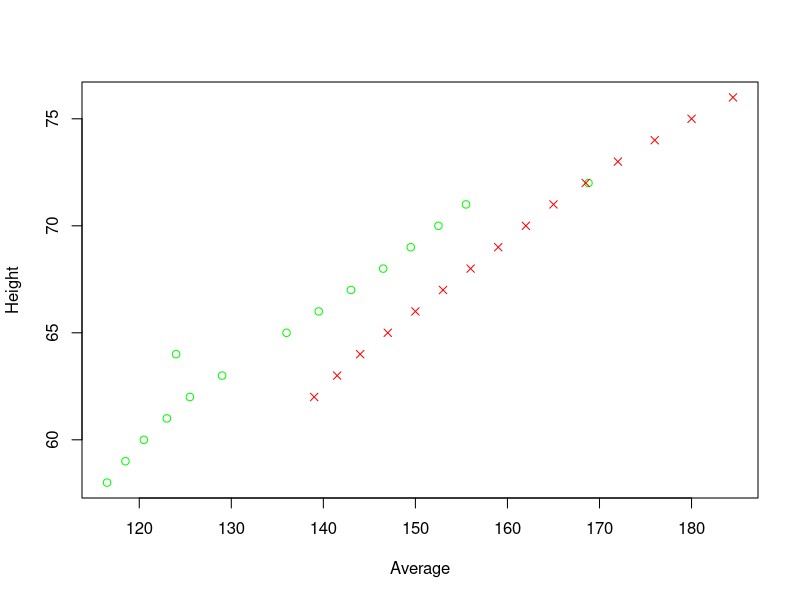
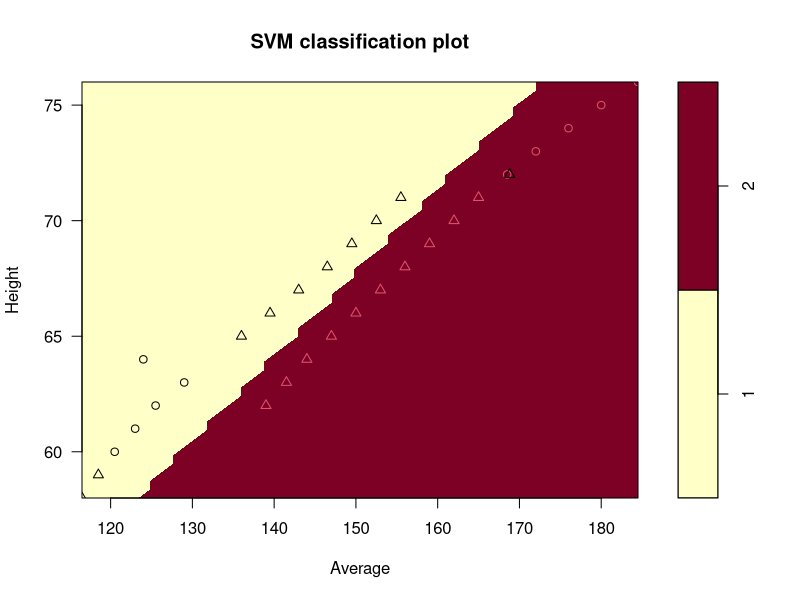

These figures' R source, in order:
# SVM for Programmers part 2 codes
dat <- read.table("body.data", header=TRUE)
dat$Gender <- factor(dat$Gender)
plot(dat[,c(4,1)], pch=c(1,4)[dat[,5]], col=c("green","red")[dat[,5]])

library(e1071)
m1 <- svm(Gender~Height+Average, data=dat, kernel='linear')
plot(m1, data=dat[,c(1,4,5)], svSymbol=2, dataSymbol=1)